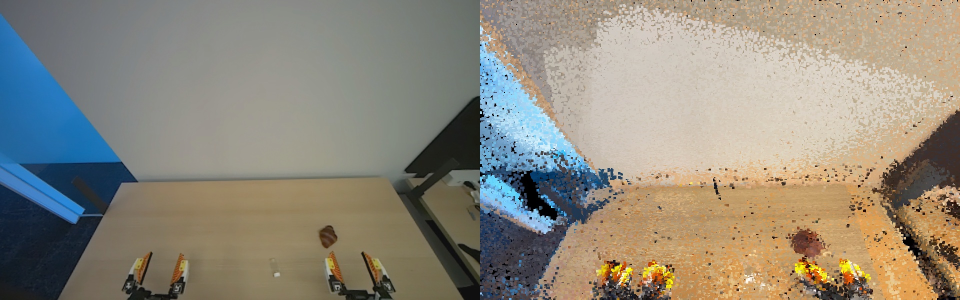
#> input picture scenes/yam_bimanual_rig/build/analysis/ref_on_zed.jpg, 1920 x 600 px, given in place of scene_camera.jpg, which was not available (shown at 1/2 size)
$ python fit_edges.py ref_on_zed.jpg   (older library calls are emulated)
#> lines starting #> are read from the running program, lines starting #| are printed output that depends on the picture; pictures that were not available may be replaced by others from this repository, and a replacement may not be noted
### scenes/yam_bimanual_rig/build/rigcam.py
"""Metric-frame helpers for the yam_bimanual_rig build (numpy only; also importable in Blender)."""
import json
from pathlib import Path
import numpy as np

HERE = Path(__file__).resolve().parent
SCENE = HERE.parent
METRIC = SCENE / 'metric' / 'metric_frame.json'
ZED_IMAGE = Path('/home/frank/robot/bimanual_bringup/pi05/scene_camera.jpg')
LEFT_WRIST_IMAGE = Path('/home/frank/robot/bimanual_bringup/pi05/left_wrist_camera.jpg')
RIGHT_WRIST_IMAGE = Path('/home/frank/robot/bimanual_bringup/pi05/right_wrist_camera.jpg')


def metric():
    return json.loads(METRIC.read_text())
#> (reads scenes/yam_bimanual_rig/metric/metric_frame.json from the repository)


def scene_camera(m=None):
    m = m or metric()
    c = m['scene_camera']
    K = np.array(c['K'], float)
    T = np.array(c['pose']['world_from_camera_opencv'], float)
    return K, T, tuple(c['image_size_wh'])


# [23 lines left out: functions project, ray, backproject_plane, not called in this run]

### scenes/yam_bimanual_rig/build/analysis/fit_edges.py
"""Back-project real-image edge points found near projected model edges onto the edge's plane."""
import sys, json; from pathlib import Path; sys.path.insert(0, str(Path(__file__).resolve().parents[1]))
import numpy as np, cv2
from rigcam import *
m = metric(); K, T, _ = scene_camera(m)
g = cv2.GaussianBlur(cv2.cvtColor(cv2.imread(str(ZED_IMAGE)), cv2.COLOR_BGR2GRAY), (3, 3), 0).astype(np.float64)
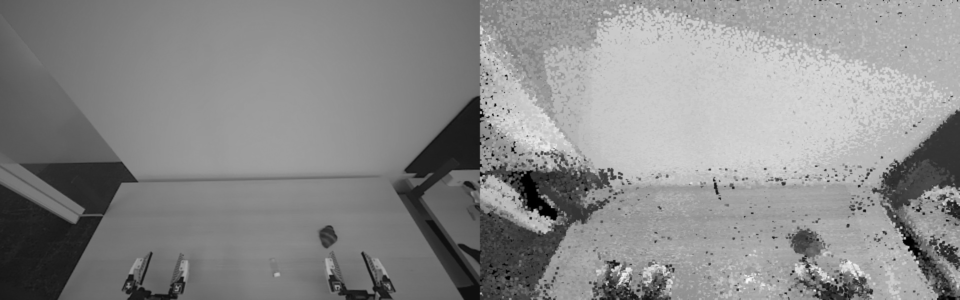
#> g: shape (600, 1920) float64 (shown at 1/2 size); min 0, max 254, mean 137.7
gx = cv2.Sobel(g, cv2.CV_64F, 1, 0, ksize=3); gy = cv2.Sobel(g, cv2.CV_64F, 0, 1, ksize=3)
#> after `gx = cv2.Sobel(g, cv2.CV_64F, 1, 0, ksize=3)`:
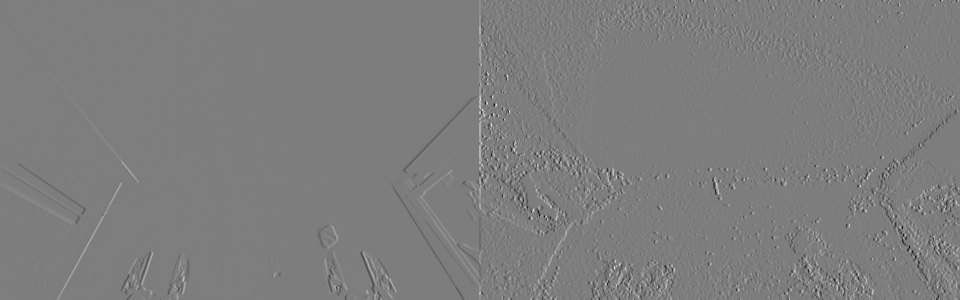
#> gx: shape (600, 1920) float64 (shown at 1/2 size); min -611, max 629, mean 0.2; drawn with min black and max white
#> after `gy = cv2.Sobel(g, cv2.CV_64F, 0, 1, ksize=3)`:
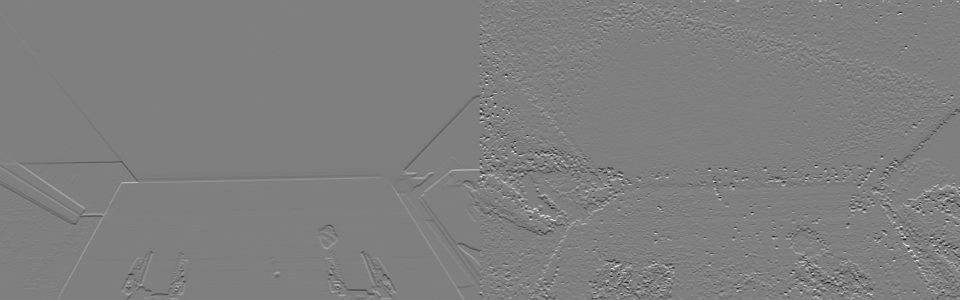
#> gy: shape (600, 1920) float64 (shown at 1/2 size); min -609, max 609, mean -0.5; drawn with min black and max white
def edge_pts(a, b, search=14, n=60):
    uv, z = project(np.linspace(a, b, n), K, T); ok = (uv[:,0]>search)&(uv[:,0]<960-search)&(uv[:,1]>search)&(uv[:,1]<600-search); uv = uv[ok]
    t = uv[-1]-uv[0]; t /= np.linalg.norm(t); nr = np.array([-t[1], t[0]]); G = np.abs(gx*nr[0]+gy*nr[1]).astype(np.float32)
    out = []
    for p in uv:
        s = np.arange(-search, search+1); q = p[None] + s[:,None]*nr[None]
        v = cv2.remap(G, q[:,0].astype(np.float32)[None], q[:,1].astype(np.float32)[None], cv2.INTER_LINEAR)[0]
        if v.max() > 20: out.append(p + s[np.argmax(v)]*nr)
    return np.array(out)
#> (the run stopped early here; a loop or call above may not have finished)
